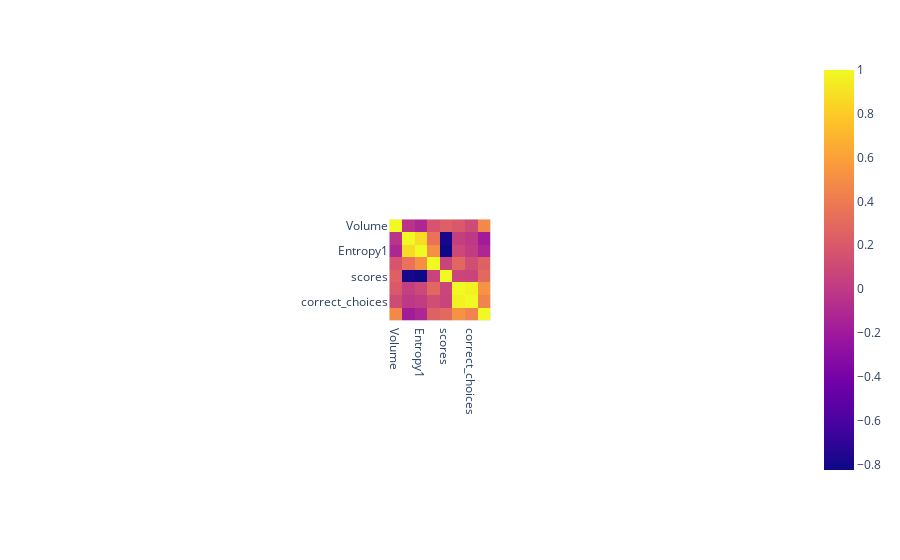

Here is the notebook cell this chart was saved with:
### Code cell
# Calculer la matrice de corrélation
correlation_matrix = merged_df[["Volume","Entropy0","Entropy1","Entropy2","scores","activity","correct_choices","frac_time_on_shocked"]].corr()

# Créer un heatmap interactif avec Plotly
fig = px.imshow(correlation_matrix)
fig.show()

### Figure 1 — Plotly figure (JSON) as saved in the notebook; plotly's stock layout.template omitted (floating-point values rounded to 4 significant figures)
{"data": [{"coloraxis": "coloraxis", "hovertemplate": "x: %{x}<br>y: %{y}<br>color: %{z}<extra></extra>", "name": "0", "type": "heatmap", "x": ["Volume", "Entropy0", "Entropy1", "Entropy2", "scores", "activity", "correct_choices", "frac_time_on_shocked"], "xaxis": "x", "y": ["Volume", "Entropy0", "Entropy1", "Entropy2", "scores", "activity", "correct_choices", "frac_time_on_shocked"], "yaxis": "y", "z": [[1, -0.04276, -0.1162, 0.1707, 0.2431, 0.2012, 0.115, 0.4788], [-0.04276, 1, 0.8708, 0.3486, -0.789, 0.03826, -0.003361, -0.1828], [-0.1162, 0.8708, 1, 0.5082, -0.8259, 0.09369, 0.01479, -0.1166], [0.1707, 0.3486, 0.5082, 1, 0.0657, 0.283, 0.1286, 0.2471], [0.2431, -0.789, -0.8259, 0.0657, 1, 0.07717, 0.06703, 0.2983], [0.2012, 0.03826, 0.09369, 0.283, 0.07717, 1, 0.9717, 0.5238], [0.115, -0.003361, 0.01479, 0.1286, 0.06703, 0.9717, 1, 0.4477], [0.4788, -0.1828, -0.1166, 0.2471, 0.2983, 0.5238, 0.4477, 1]]}], "layout": {"autosize": true, "coloraxis": {"colorscale": [[0, "#0d0887"], [0.1111, "#46039f"], [0.2222, "#7201a8"], [0.3333, "#9c179e"], [0.4444, "#bd3786"], [0.5556, "#d8576b"], [0.6667, "#ed7953"], [0.7778, "#fb9f3a"], [0.8889, "#fdca26"], [1, "#f0f921"]]}, "margin": {"t": 60}, "xaxis": {"anchor": "y", "autorange": true, "constrain": "domain", "domain": [0.4296, 0.5704], "range": [-0.5, 7.5], "scaleanchor": "y", "type": "category"}, "yaxis": {"anchor": "x", "autorange": true, "constrain": "domain", "domain": [0, 1], "range": [7.5, -0.5], "type": "category"}}}
